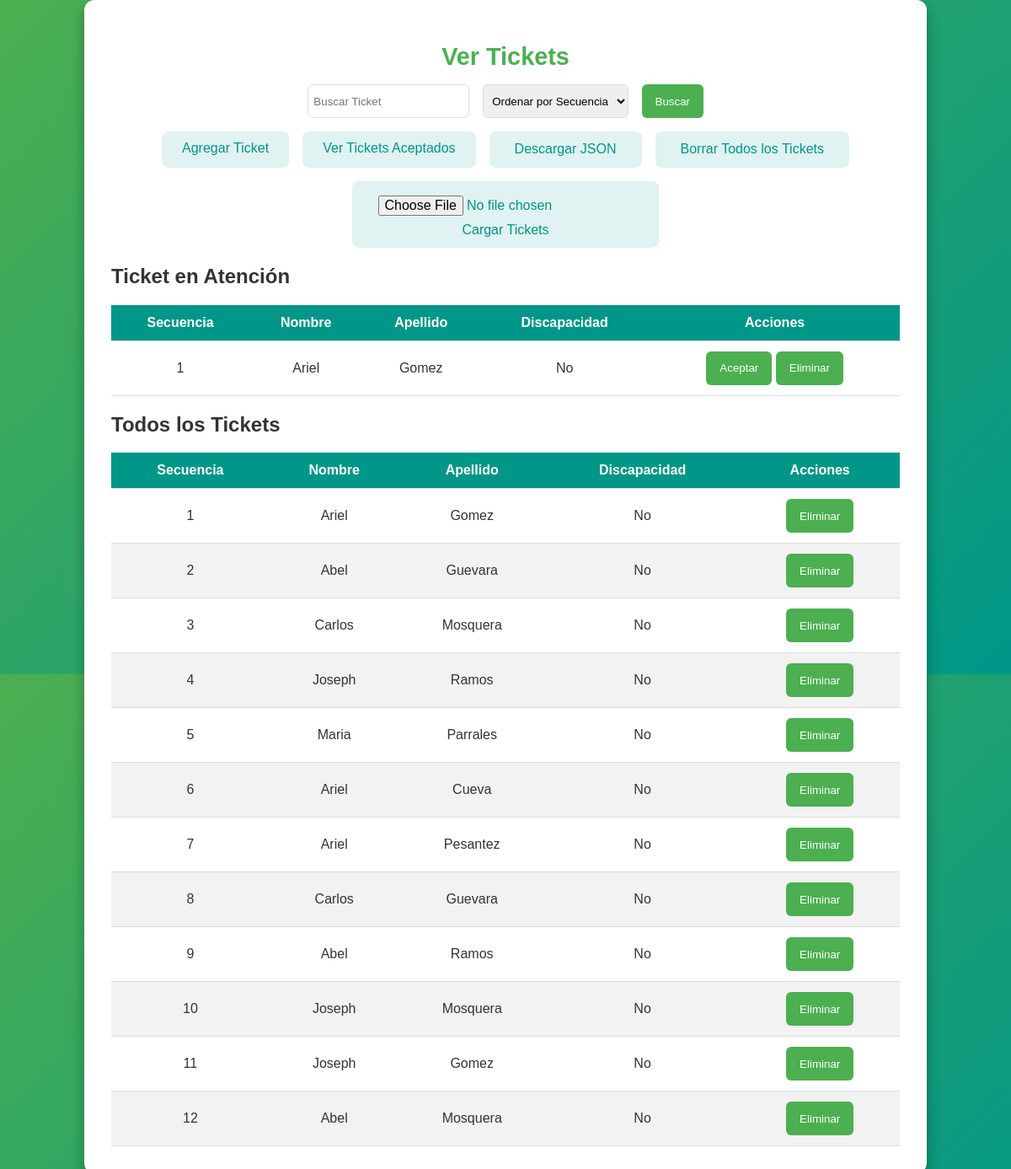
The page /tickets/ on the database its author committed.
### Ticket/models.py (models this page shows, shortened)
class Ticket(models.Model):
    nombre_cliente = models.CharField(max_length=100)
    apellido = models.CharField(max_length=50)
    secuencia = models.IntegerField(unique=True, default=0)
    discapacidad = models.BooleanField(default=False)
    fecha_creacion = models.DateTimeField(auto_now_add=True)
    aceptado = models.BooleanField(default=False)  # Nuevo campo

### Ticket/views.py (the view, shortened to what this page needs)
# urls.py: path('', views.ver_tickets, name='ver_tickets'),
def ver_tickets(request):
    orden = request.GET.get('orden', request.session.get('orden', 'secuencia'))
    request.session['orden'] = orden
    busqueda = request.GET.get('buscar', '').strip()
    ticket_queue.frente = None
    for ticket in Ticket.objects.filter(aceptado=False).order_by('id'):
        ticket_queue.agregar_ticket(ticket)
    tickets = ticket_queue.ordenar_tickets(por=orden)
    primer_ticket = ticket_queue.frente.ticket if ticket_queue.frente else None
    if busqueda:
        tickets = ticket_queue.buscar_ticket(busqueda)
        if not tickets:  # Si no se encuentran tickets
            messages.info(request, "No se han encontrado tickets que coincidan con la búsqueda.")
    return render(request, 'ver_tickets.html', {
        'primer_ticket': primer_ticket,
        'tickets': tickets,
        'busqueda': busqueda,
        'orden': orden,
        'messages': messages.get_messages(request),
    })

### Ticket/views.py (called while the page is built)
    def agregar_ticket(self, ticket):
        nuevo_nodo = Nodo(ticket)
        if ticket.discapacidad:
            nuevo_nodo.siguiente = self.frente
            self.frente = nuevo_nodo
            if self.final is None:
                self.final = nuevo_nodo
        else:
            if self.frente is None:
                self.frente = nuevo_nodo
                self.final = nuevo_nodo
            else:
                self.final.siguiente = nuevo_nodo
                self.final = nuevo_nodo

    def mostrar_tickets(self):
        tickets_con_discapacidad = []
        tickets_sin_discapacidad = []
        nodo_actual = self.frente
        while nodo_actual:
            if nodo_actual.ticket.discapacidad:
                tickets_con_discapacidad.append(nodo_actual.ticket)
            else:
                tickets_sin_discapacidad.append(nodo_actual.ticket)
            nodo_actual = nodo_actual.siguiente
        return tickets_con_discapacidad + tickets_sin_discapacidad

### templates/ver_tickets.html (shortened to what this page needs)
<!DOCTYPE html>
<html lang="es">
<head>
    <link rel="stylesheet" href="https://cdnjs.cloudflare.com/ajax/libs/font-awesome/6.0.0-beta3/css/all.min.css">
</head>
<body>
    <div class="container">
        <h1>Ver Tickets</h1>
        <form method="get" action="" class="search-container">
            <input type="text" name="buscar" value="{{ busqueda }}" placeholder="Buscar Ticket">
            <select name="orden">
                <option value="secuencia" {% if orden == 'secuencia' %}selected{% endif %}>Ordenar por Secuencia</option>
            </select>
            <button type="submit">Buscar</button>
        </form>
        <div class="button-container">
            <a href="{% url 'agregar_ticket' %}" class="link">Agregar Ticket</a>
            <a href="{% url 'ver_aceptados' %}" class="link">Ver Tickets Aceptados</a>
            <form method="post" action="">
                <button type="submit">Descargar JSON</button>
            </form>
            <form method="post" action="">
                <button type="submit">Borrar Todos los Tickets</button>
            </form>
            <form method="post" enctype="multipart/form-data" action="">
                <input id="file-upload" type="file" name="file" accept=".json" class="custom-file-upload">
                <button type="submit" name="cargar_tickets">Cargar Tickets</button>
            </form>
        </div>
        {% if primer_ticket %}
            <h2>Ticket en Atención</h2>
            <div class="table-container">
                <table>
                    <thead>
                        <tr>
                            <th>Secuencia</th>
                            <th>Nombre</th>
                            <th>Apellido</th>
                            <th>Discapacidad</th>
                            <th>Acciones</th>
                        </tr>
                    </thead>
                    <tbody>
                        <tr>
                            <td>{{ primer_ticket.secuencia }}</td>
                            <td>{{ primer_ticket.nombre_cliente }}</td>
                            <td>{{ primer_ticket.apellido }}</td>
                            <td>{{ primer_ticket.discapacidad|yesno:"Sí,No" }}</td>
                            <td>
                                <form action="{% url 'aceptar_ticket' %}" method="post" style="display:inline;">
                                    <button type="submit" class="process-button">Aceptar</button>
                                </form>
                                <form action="{% url 'eliminar_ticket' primer_ticket.id %}" method="post" style="display:inline;">
                                    <button type="submit" class="process-button">Eliminar</button>
                                </form>
                            </td>
                        </tr>
                    </tbody>
                </table>
            </div>
        {% endif %}
        <h2>Todos los Tickets</h2>
        <div class="table-container">
            <table>
                <thead>
                    <tr>
                        <th>Secuencia</th>
                        <th>Nombre</th>
                        <th>Apellido</th>
                        <th>Discapacidad</th>
                        <th>Acciones</th>
                    </tr>
                </thead>
                <tbody>
                    {% for ticket in tickets %}
                        <tr>
                            <td>{{ ticket.secuencia }}</td>
                            <td>{{ ticket.nombre_cliente }}</td>
                            <td>{{ ticket.apellido }}</td>
                            <td>{{ ticket.discapacidad|yesno:"Sí,No" }}</td>
                            <td>
                                <form action="{% url 'eliminar_ticket' ticket.id %}" method="post">
                                    <button type="submit" class="process-button">Eliminar</button>
                                </form>
                            </td>
                        </tr>
                    {% endfor %}
                </tbody>
            </table>
        </div>
    </div>
</body>
</html>

### templates/ver_tickets.html (style rules this page uses)
* { box-sizing: border-box; }
body { font-family: Arial, sans-serif; background: linear-gradient(135deg, #4CAF50, #009688); display: flex; justify-content: center; align-items: flex-start; height: 100vh; margin: 0; color: #333; overflow: auto; }
.container { background: #fff; padding: 2rem; border-radius: 12px; box-shadow: 0 8px 16px rgba(0, 0, 0, 0.3); max-width: 1000px; width: 100%; }
h1 { color: #4CAF50; font-size: 1.8rem; text-align: center; margin-bottom: 1rem; }
.search-container { display: flex; justify-content: center; gap: 1rem; margin-bottom: 1rem; align-items: center; }
.search-container input[type="text"], .search-container select { padding: 0.4rem; border: 1px solid #ddd; border-radius: 6px; outline: none; height: 40px; }
.search-container button, .process-button { background: #4CAF50; color: #fff; padding: 0.4rem 1rem; border: none; border-radius: 6px; cursor: pointer; transition: background 0.3s ease; height: 40px; }
.button-container { display: flex; gap: 1rem; justify-content: center; margin-top: 1rem; flex-wrap: wrap; }
.button-container .link, .button-container form { background-color: #e0f2f1; color: #009688; padding: 0.7rem 1.5rem; border-radius: 8px; text-align: center; text-decoration: none; display: inline-block; }
.button-container form button { background: none; border: none; cursor: pointer; color: #009688; font-size: 1rem; }
form input[type="file"] { display: block; margin: 0 auto; width: auto; }
.custom-file-upload { color: #009688; padding: 0.4rem 0.4rem; border-radius: 6px; cursor: pointer; transition: background 0.3s ease; display: inline-block; font-size: 1rem; width: 100%; text-align: center; }
.table-container { margin-top: 1rem; overflow-y: auto; }
table { width: 100%; border-collapse: collapse; }
th, td { padding: 0.75rem; text-align: center; border-bottom: 1px solid #ddd; vertical-align: middle; }
th { background-color: #009688; color: #fff; }
tr:nth-child(even) { background-color: #f2f2f2; }
td form { text-align: center; display: inline-block; }

### rows shown on the page
Ticket: secuencia "1", nombre_cliente "Ariel", apellido "Gomez", discapacidad "No"
Ticket: secuencia "2", nombre_cliente "Abel", apellido "Guevara", discapacidad "No"
Ticket: secuencia "3", nombre_cliente "Carlos", apellido "Mosquera", discapacidad "No"
Ticket: secuencia "4", nombre_cliente "Joseph", apellido "Ramos", discapacidad "No"
Ticket: secuencia "5", nombre_cliente "Maria", apellido "Parrales", discapacidad "No"
Ticket: secuencia "6", nombre_cliente "Ariel", apellido "Cueva", discapacidad "No"
Ticket: secuencia "7", nombre_cliente "Ariel", apellido "Pesantez", discapacidad "No"
Ticket: secuencia "8", nombre_cliente "Carlos", apellido "Guevara", discapacidad "No"
Ticket: secuencia "9", nombre_cliente "Abel", apellido "Ramos", discapacidad "No"
Ticket: secuencia "10", nombre_cliente "Joseph", apellido "Mosquera", discapacidad "No"
Ticket: secuencia "11", nombre_cliente "Joseph", apellido "Gomez", discapacidad "No"
Ticket: secuencia "12", nombre_cliente "Abel", apellido "Mosquera", discapacidad "No"
